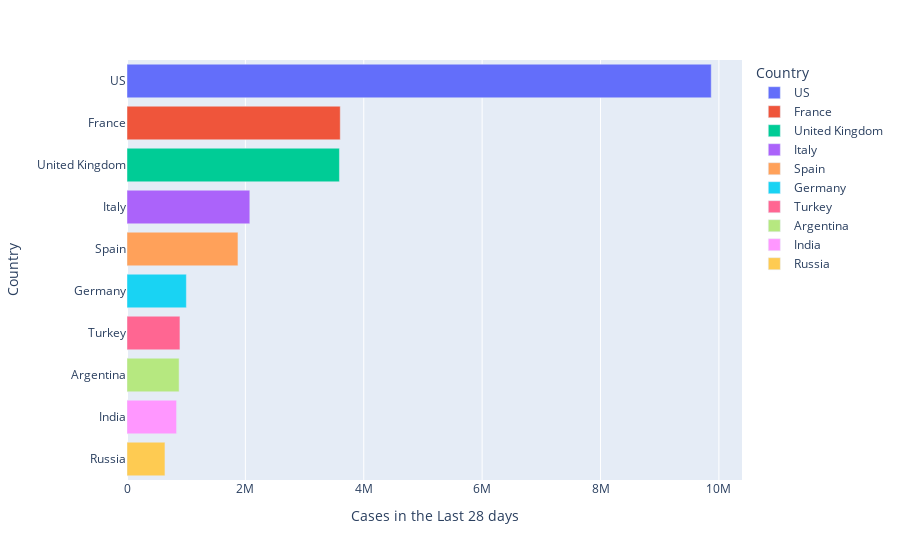

The notebook cell saved with this chart:
### Markdown cell above
<h1><center>Top 10 Countries with Highest Active Case-Load in Past 28 Days</center></h1>

### Code cell
sorted_country_df3 = sorted_country_df.sort_values(by='Cases in Last 28 Days',ascending=False)

# Create horizontal barplots uing the 'h' orientation. 
fig = px.bar(sorted_country_df3.head(10), y="Country", x="Cases in Last 28 Days", color="Country",orientation='h')


fig.update_xaxes(title_text='Cases in the Last 28 days')
fig.update_yaxes(title_text='Country')
fig.update_layout(legend_title="Country")

fig.show()

### Figure 1 — Plotly figure (JSON) as saved in the notebook; plotly's stock layout.template omitted (floating-point values rounded to 4 significant figures)
{"data": [{"alignmentgroup": "True", "hovertemplate": "Country=%{y}<br>Cases in Last 28 Days=%{x}<extra></extra>", "legendgroup": "US", "marker": {"color": "#636efa", "pattern": {"shape": ""}}, "name": "US", "offsetgroup": "US", "orientation": "h", "showlegend": true, "textposition": "auto", "type": "bar", "x": [9870898], "xaxis": "x", "y": ["US"], "yaxis": "y"}, {"alignmentgroup": "True", "hovertemplate": "Country=%{y}<br>Cases in Last 28 Days=%{x}<extra></extra>", "legendgroup": "France", "marker": {"color": "#EF553B", "pattern": {"shape": ""}}, "name": "France", "offsetgroup": "France", "orientation": "h", "showlegend": true, "textposition": "auto", "type": "bar", "x": [3602930], "xaxis": "x", "y": ["France"], "yaxis": "y"}, {"alignmentgroup": "True", "hovertemplate": "Country=%{y}<br>Cases in Last 28 Days=%{x}<extra></extra>", "legendgroup": "United Kingdom", "marker": {"color": "#00cc96", "pattern": {"shape": ""}}, "name": "United Kingdom", "offsetgroup": "United Kingdom", "orientation": "h", "showlegend": true, "textposition": "auto", "type": "bar", "x": [3589034], "xaxis": "x", "y": ["United Kingdom"], "yaxis": "y"}, {"alignmentgroup": "True", "hovertemplate": "Country=%{y}<br>Cases in Last 28 Days=%{x}<extra></extra>", "legendgroup": "Italy", "marker": {"color": "#ab63fa", "pattern": {"shape": ""}}, "name": "Italy", "offsetgroup": "Italy", "orientation": "h", "showlegend": true, "textposition": "auto", "type": "bar", "x": [2074992], "xaxis": "x", "y": ["Italy"], "yaxis": "y"}, {"alignmentgroup": "True", "hovertemplate": "Country=%{y}<br>Cases in Last 28 Days=%{x}<extra></extra>", "legendgroup": "Spain", "marker": {"color": "#FFA15A", "pattern": {"shape": ""}}, "name": "Spain", "offsetgroup": "Spain", "orientation": "h", "showlegend": true, "textposition": "auto", "type": "bar", "x": [1874716], "xaxis": "x", "y": ["Spain"], "yaxis": "y"}, {"alignmentgroup": "True", "hovertemplate": "Country=%{y}<br>Cases in Last 28 Days=%{x}<extra></extra>", "legendgroup": "Germany", "marker": {"color": "#19d3f3", "pattern": {"shape": ""}}, "name": "Germany", "offsetgroup": "Germany", "orientation": "h", "showlegend": true, "textposition": "auto", "type": "bar", "x": [1003010], "xaxis": "x", "y": ["Germany"], "yaxis": "y"}, {"alignmentgroup": "True", "hovertemplate": "Country=%{y}<br>Cases in Last 28 Days=%{x}<extra></extra>", "legendgroup": "Turkey", "marker": {"color": "#FF6692", "pattern": {"shape": ""}}, "name": "Turkey", "offsetgroup": "Turkey", "orientation": "h", "showlegend": true, "textposition": "auto", "type": "bar", "x": [894502], "xaxis": "x", "y": ["Turkey"], "yaxis": "y"}, {"alignmentgroup": "True", "hovertemplate": "Country=%{y}<br>Cases in Last 28 Days=%{x}<extra></extra>", "legendgroup": "Argentina", "marker": {"color": "#B6E880", "pattern": {"shape": ""}}, "name": "Argentina", "offsetgroup": "Argentina", "orientation": "h", "showlegend": true, "textposition": "auto", "type": "bar", "x": [880640], "xaxis": "x", "y": ["Argentina"], "yaxis": "y"}, {"alignmentgroup": "True", "hovertemplate": "Country=%{y}<br>Cases in Last 28 Days=%{x}<extra></extra>", "legendgroup": "India", "marker": {"color": "#FF97FF", "pattern": {"shape": ""}}, "name": "India", "offsetgroup": "India", "orientation": "h", "showlegend": true, "textposition": "auto", "type": "bar", "x": [837494], "xaxis": "x", "y": ["India"], "yaxis": "y"}, {"alignmentgroup": "True", "hovertemplate": "Country=%{y}<br>Cases in Last 28 Days=%{x}<extra></extra>", "legendgroup": "Russia", "marker": {"color": "#FECB52", "pattern": {"shape": ""}}, "name": "Russia", "offsetgroup": "Russia", "orientation": "h", "showlegend": true, "textposition": "auto", "type": "bar", "x": [641357], "xaxis": "x", "y": ["Russia"], "yaxis": "y"}], "layout": {"barmode": "relative", "legend": {"title": {"text": "Country"}, "tracegroupgap": 0}, "margin": {"t": 60}, "xaxis": {"anchor": "y", "domain": [0, 1], "title": {"text": "Cases in the Last 28 days"}}, "yaxis": {"anchor": "x", "categoryarray": ["Russia", "India", "Argentina", "Turkey", "Germany", "Spain", "Italy", "United Kingdom", "France", "US"], "categoryorder": "array", "domain": [0, 1], "title": {"text": "Country"}}}}
